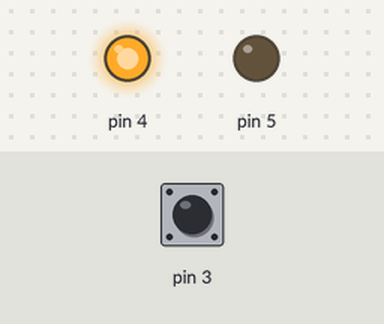
Bench run of a sketch on a simulated Arduino Uno, built with avr-gcc and run on an emulated ATmega328P. Parts: output pins drawn as LEDs (lit = HIGH). The test bench sets the inputs (shaded band); at power-on: pin 3 HIGH.

Above: at 1.2 s.
1.3 s: pin 3 pulled LOW for 0.15 s
At 1.37 s:
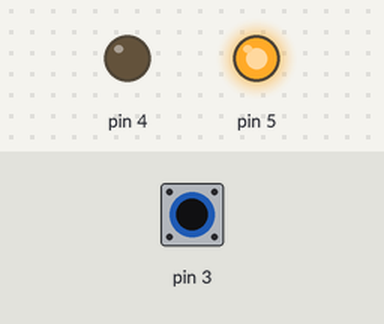
2.9 s: pin 3 pulled LOW for 3.2 s
At 7.2 s:
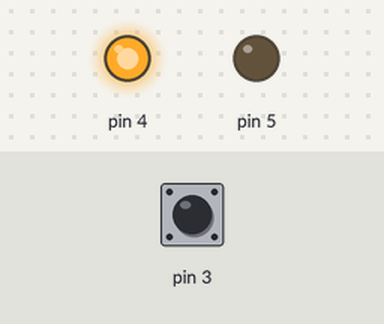
Timing chart, 0 to 8.7 s (numbered marks = the images above; inputs shaded):
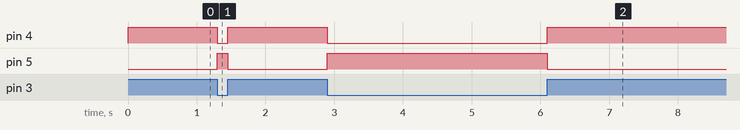

The sketch:

Hello_Sw.ino
```cpp
void setup() {
  // put your setup code here, to run once:
  pinMode(5, OUTPUT);
  pinMode(4, OUTPUT);

  //스위치 연결 시 이렇게 해줘야 함
  pinMode(3, INPUT_PULLUP);


}

void loop() {


//스위치가 off인 상태
if(digitalRead(3) == HIGH){
  digitalWrite(5, LOW);
  digitalWrite(4, HIGH);
}else{
digitalWrite(4, LOW);
digitalWrite(5, HIGH);


//  digitalWrite(5, HIGH);
//  delay(500);
//  digitalWrite(5, LOW);
//  delay(500);


}
  // put your main code here, to run repeatedly:
//  digitalWrite(5, HIGH);
//  delay(1000);F
//  digitalWrite(5, LOW);
//  delay(1000);


}
```

Measured:
- after the input at 1.3 s, pin 4: HIGH → LOW at once, → HIGH 0.15 s later; pin 5: LOW → HIGH at once, → LOW 0.15 s later
- after the input at 2.9 s, pin 4: HIGH → LOW at once, → HIGH 3.2 s later; pin 5: LOW → HIGH at once, → LOW 3.2 s later
